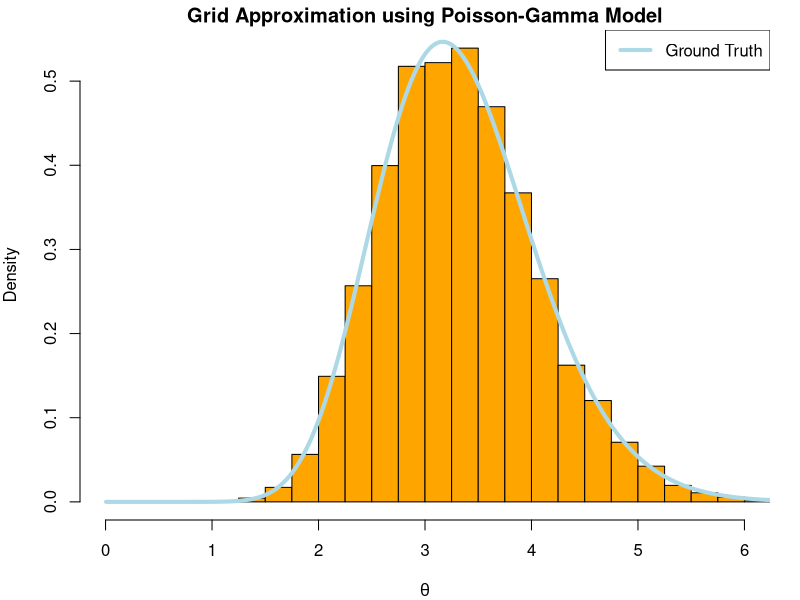
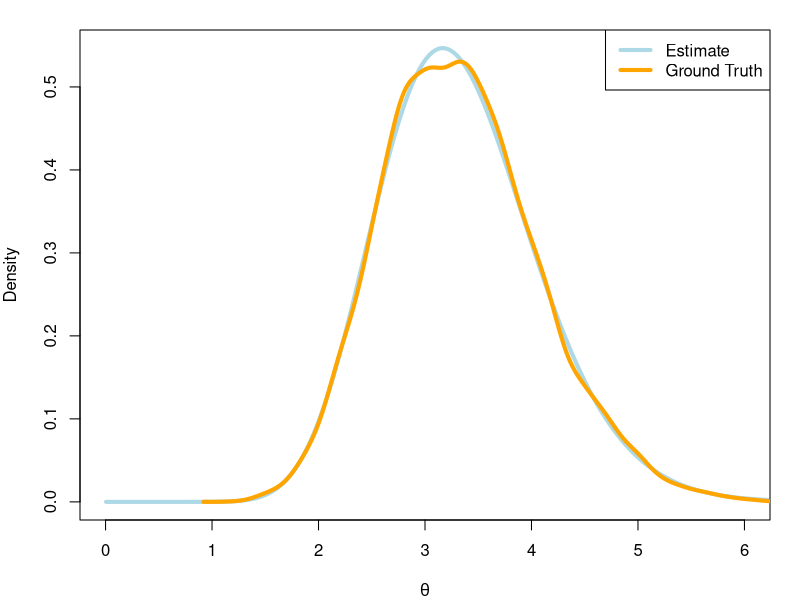
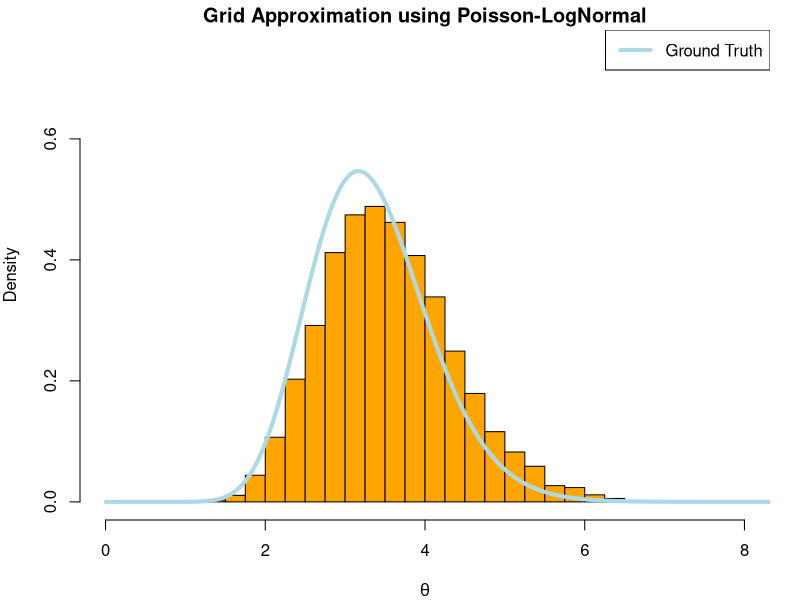
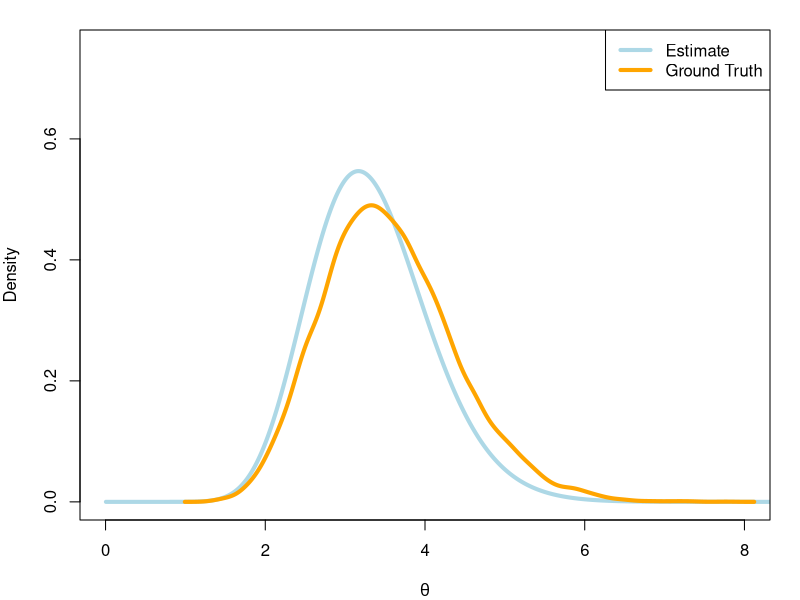
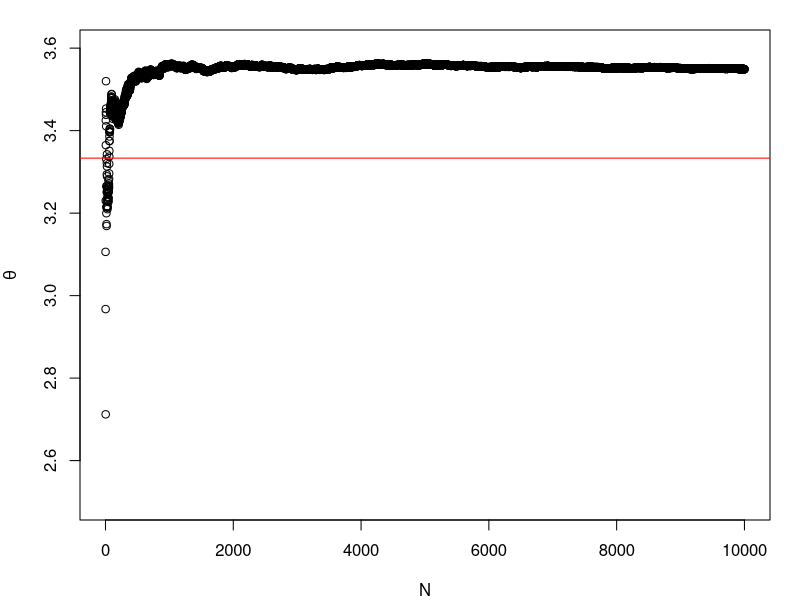
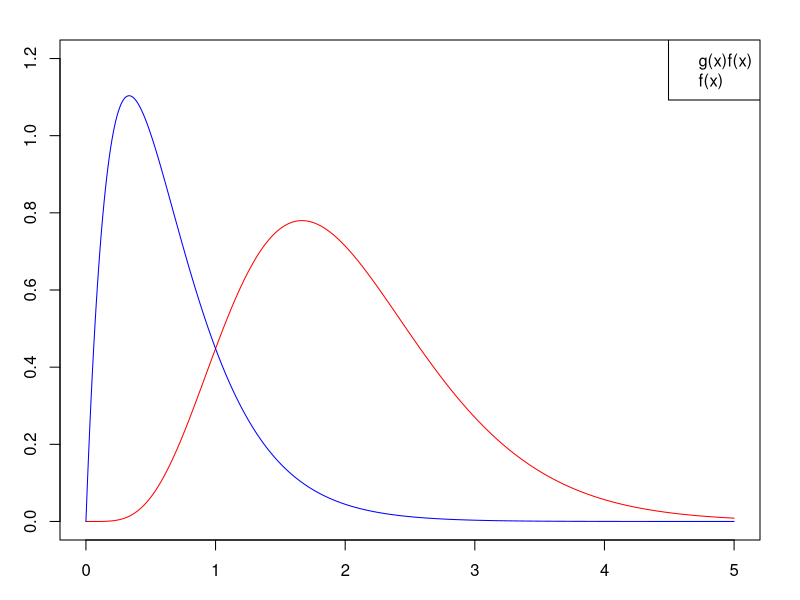
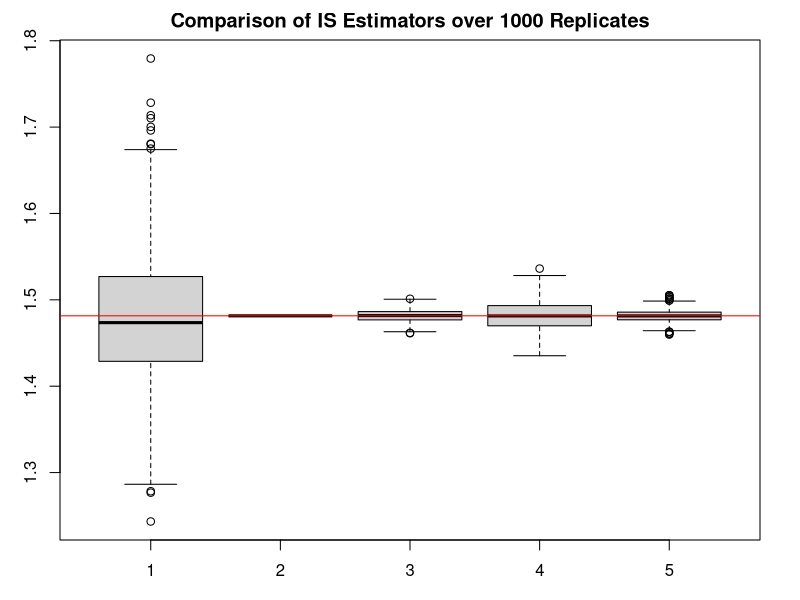
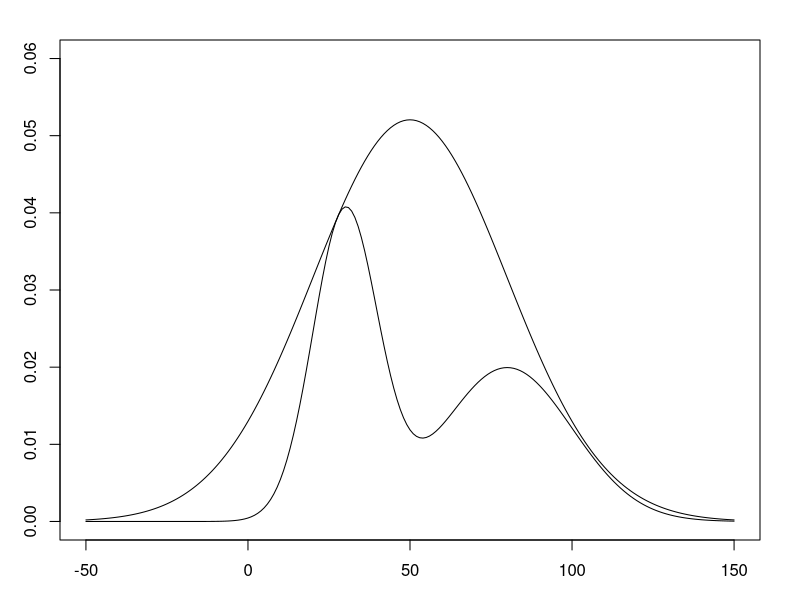

These figures' R source, in order:
## ---- chunk 1
true_theta <- 3
a <- b <- 1
n <- 5
set.seed(123)

y <- rpois(n,true_theta)
#Un-normalized Posterior (numerator for gamma distribution)
q <- function(theta,y,n,alpha,beta){
  theta^(alpha + sum(y) - 1) * exp(-(n + beta)*theta)
}

#Explore theta on (0,25) --> Need a fixed range 
low_bound <- 0
high_bound <- 20
#Grid increment
i <- 0.01
grid <- seq(low_bound + i/2, high_bound - i/2,by = i)
n_sim <- 10000
grid_n <- length(grid)
grid_val <- q(grid,y,n,a,b)
#Normalize to create a proper categorical distribution
grid_norm <- grid_val/sum(grid_val)

## Simulate values
sim_idx <- sample(1:grid_n,n_sim,prob = grid_norm,replace = TRUE)

#Noise parameter
e <- runif(n_sim,-i/2,i/2)
theta_sim <- grid[sim_idx] + e

par(mfrow = c(1,1),mar = c(4,4,1.5,1.5))
## Visualize with histogram
hist(theta_sim,col = 'orange',breaks = seq(0,8,0.25), probability = TRUE,
     main = 'Grid Approximation using Poisson-Gamma Model',
     xlab = expression(theta),xlim = c(0,6))
lines(grid,dgamma(grid,a + sum(y),b + n),col = 'lightblue',lwd = 4)
legend('topright', legend = 'Ground Truth', col = 'lightblue',lwd = 4)
## Visualize with density estimate
plot(grid,dgamma(grid,a + sum(y),b + n), type = 'l',col = 'lightblue',lwd = 4, ylab = 'Density',
     xlab = expression(theta),xlim = c(0,6))
lines(density(theta_sim),col = 'orange',lwd = 4)
legend('topright', legend = c('Estimate','Ground Truth'), col = c('lightblue','orange'),lwd = 4)
## ---- chunk 2
#Approximating the distribution we generated in the previous example
q <- function(theta,y,n,mu,sigma2){
  theta^(sum(y) - 1) * exp(-n*theta-(log(theta)-mu)^2 / (2*sigma2))
}
mu <- 0
sigma2 <-1
#Explore theta on (0,25) --> Need a fixed range 
low_bound <- 0
high_bound <- 20
#Grid increment
i <- 0.01
grid <- seq(low_bound + i/2, high_bound - i/2,by = i)
grid_val <- q(grid,y,n,mu,sigma2)
grid_norm <- grid_val/sum(grid_val)

## Simulate values
sim_idx <- sample(1:grid_n,n_sim,prob = grid_norm,replace = TRUE)
#Noise parameter
e <- runif(n_sim,-i/2,i/2)
theta_sim <- grid[sim_idx] + e

## Visualize
par(mfrow = c(1,1),mar = c(4,4,1.5,1.5))
#plot 1
hist(theta_sim,col = 'orange',breaks = seq(0,8,0.25), probability = TRUE,
     main = 'Grid Approximation using Poisson-LogNormal',
     xlab = expression(theta),xlim = c(0,8),ylim = c(0,0.75))
lines(grid,dgamma(grid,a + sum(y),b + n),col = 'lightblue',lwd = 4)
legend('topright', legend = 'Ground Truth', col = 'lightblue',lwd = 4)
##plot 2

plot(grid,dgamma(grid,a + sum(y),b + n), type = 'l',col = 'lightblue',lwd = 4, ylab = 'Density',
     xlab = expression(theta),xlim = c(0,8),ylim = c(0,0.75))
lines(density(theta_sim),col = 'orange',lwd = 4)
legend('topright', legend = c('Estimate','Ground Truth'), col = c('lightblue','orange'),lwd = 4)

## ---- chunk 3
a_n <- a + sum(y)
b_n <- b + n
#True Expected Posterior
a_n/b_n
#Simulated Posterior Mean
mean(theta_sim)
theta_est <- cumsum(theta_sim)/1:length(theta_sim)
plot(1:length(theta_sim),theta_est,ylim = c(2.5,3.6),
     ylab = expression(theta),
     xlab = 'N')
abline(h = a_n/b_n,col = 'red')
## ---- chunk 4
#True Posterior variance
a_n/(b_n^2)
#Simulated Posterior variance
var(theta_sim)
## ---- chunk 5
#True Posterior
pgamma(3,a_n,b_n,lower.tail = FALSE)
#Simulated Posterior
mean(theta_sim > 3)

## ---- chunk 6
conf <- 0.05

#True 95% credible interval lower bound
qgamma(conf/2,a_n,b_n)
#Estimated 95% credible interval lower bound
quantile(theta_sim,conf/2)
## ---- chunk 7
#True 95% credible interval upper bound
qgamma(1- conf/2,a_n,b_n)
#Estimated 95% credible interval upper bound
quantile(theta_sim,1- conf/2)
## ---- chunk 8
a <- 2
b <- 3
r <- 4
true_expec <- gamma(a + r)/((b^r) *gamma(a))
x <- seq(0,5,by = 0.01)
y <- x^r
par(mar=c(3,3,2,2))
plot(x,y*dgamma(x,2,3),type = 'l',col = 'red',
     xlab = 'X',ylab = '',ylim = c(0,1.2))
lines(x,dgamma(x,2,3),col = 'blue')
legend('topright',legend = c('g(x)f(x)','f(x)'),col = c('red','blue'))
## ---- chunk 9
runs <- 1000
samples <- 10000
estimates <- matrix(0,nrow = runs,ncol = 5)
for (run in 1:runs){
  X1 <- rgamma(samples,a,b)
  X2 <- rgamma(samples,6,3)
  X3 <- rt(samples,5) + 2
  X4 <- rnorm(samples,3,2)
  X5 <- rgamma(samples,5,2)
  Y1 <- (X1^r)
  Y2 <- (X2^r)*dgamma(X2,a,b)/dgamma(X2,6,3)
  Y3 <- (X3^r)*dgamma(X3,a,b)/dt(X3-2,5)
  Y4 <- (X4^r)*dgamma(X4,a,b)/dnorm(X4,3,2)
  Y5 <- (X5^r)*dgamma(X5,a,b)/dgamma(X5,5,2)
  estimates[run,] <- c(mean(Y1),mean(Y2),
                       mean(Y3),mean(Y4),mean(Y5))
}
par(mar=c(3,3,2,2))
boxplot(estimates)
title('Comparison of IS Estimators over 1000 Replicates')
abline(h = true_expec,col = 'red')
## ---- chunk 10
true_dist <- function(x){   return(dnorm(x,30,10)+ dnorm(x,80,20))  } 
estim_dist <- function(x){   return(dnorm(x,50,30)) } 
x <- seq(-50,150) 
c <- max(true_dist(x)/estim_dist(x)) 
plot(x,true_dist(x),type = 'l',ylim = c(0,0.06)) 
lines(x,c*estim_dist(x)) 
## ---- chunk 11
rej_sample <- function(n,c){   
  x <- rnorm(n,50,30)  
  k <- runif(n)   
  return(x[true_dist(x)/(c*estim_dist(x)) > k]) }
rej_x <- rej_sample(100000,c) 
hist(rej_x,freq = F, ylim = c(0,0.02)) 
lines(x = density(x = rej_x))
## ---- chunk 12
y <- c(0,0)
rho <- -0.7
set.seed(111)
mu1_sample <- function(y, rho, mu2) rnorm(1, y[1] + rho * (mu2-y[2]), sqrt(1-rho^2))
mu2_sample <- function(y, rho, mu1) rnorm(1, y[2] + rho * (mu1-y[1]), sqrt(1-rho^2))

n_sim <- 100
mu1 <- mu2 <- numeric(n_sim)
mu1[1] <- mu2[1] <- 2
for (i in 2:n_sim){
  mu1[i] <- mu1_sample(y,rho,mu2[i-1])
  mu2[i] <- mu2_sample(y,rho,mu1[i])
}

library(ggplot2)
library(gganimate)
gibbs_df <- data.frame(mu1,mu2, iteration = 1:n_sim)
gibbs_df$start <- '-'
gibbs_df$start[1] <- "Start"

ggplot(gibbs_df,aes(mu1,mu2,shape = start)) + 
  geom_point() + geom_path(aes(group = 'all'))  + 
  theme(panel.grid.major = element_blank(),
        panel.grid.minor = element_blank(),
panel.background = element_blank(),
axis.line = element_line(colour = "black"))

ggplot(gibbs_df,aes(mu1,mu2,shape = start)) + 
  geom_path( aes(group = 'all'))  + 
  theme(panel.grid.major = element_blank(),
        panel.grid.minor = element_blank(),
panel.background = element_blank(),
axis.line = element_line(colour = "black")) +
  labs(title = 'Iteration: {frame_along}') +
  transition_reveal(along = iteration)
anim_save('mcmc.gif', animation = last_animation(), path = NULL)
## ---- chunk 13
covar <- matrix(c(1,rho,rho,1),ncol =2)

X <- MASS::mvrnorm(n_sim,y,covar)

par(mfrow = c(1,2))
 plot(mu1, mu2, pch = 16, col = 'orange',
       xlim = c(-4,4), ylim = c(-4,4), asp = 1, xlab = expression(mu[1]), 
       ylab = expression(mu[2]),
      main = 'MCMC')
  plot(X[,1], X[,2], pch = 16, col = 'orange',
       xlim = c(-4,4), ylim = c(-4,4), asp = 1, xlab = expression(mu[1]), 
       ylab = expression(mu[2]),
       main = 'True Posterior')
## ---- chunk 14
t <- 10000
x <- matrix(0,nrow = 2,ncol = t)
x[,1] <- c(-2,2)
z <- c(0,0)
rho <- -0.7
covar <- matrix(c(1,rho,rho,1),ncol =2)
for (i in 2:t){
  z[1] <- rnorm(1,x[1,i-1])
  z[2] <- rnorm(1,x[2,i-1])
  A <- min(1,mvtnorm::dmvnorm(z,mean = rep(0,2),sigma = covar))
  if (runif(1) < A){
    x[,i] <- z
  } else {
    x[,i] <- x[,i-1]
  }
}
x <- as.data.frame(t(x))
ggplot(x,aes(V1,V2)) + geom_point()  + 
  theme(panel.grid.major = element_blank(),
        panel.grid.minor = element_blank(),
panel.background = element_blank(),
axis.line = element_line(colour = "black")) +
  labs(title = 'Metropolis-Hastings Algorithm Samples',
       x = expression(mu[1]),
       y = expression(mu[2]))
## ---- chunk 15
a <- 1
b <- 3
theta <- 0.25
n <- 250
sn  <- theta*n
theta_seq <- seq(0,1,by = 0.01)
plot(theta_seq,dbeta(theta_seq,a + sn,n-sn+b), type = 'l',
     col = 'red',
     xlab = expression(theta),
     ylab = 'Density',
     main = 'Posterior Distribution for Beta-Binomial Model')
## ---- chunk 16
#Sample groups of observations
trials <- 500
s <- 100
sn_post <- rep(0,trials)
true_post <- dbinom(1:s,s,theta)
for (i in 1:trials){
  sn_post[i] <- rbinom(1,s,rbeta(s,a +sn,n-sn+b))
}
#Normaliz
hist(sn_post,
     xlab = expression(s_n),
     main = 'Posterior Predictive Distribution')
abline(v = theta*s,
     col = 'red')
which.max(true_post)/s
